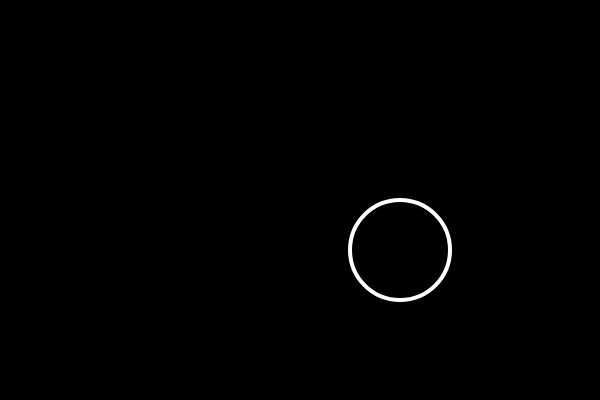
Frame 1 (no input)
Frame 60 (no input): identical to frame 1, image omitted
Frame 120 (the mouse pressed at the canvas centre since frame 60): identical to frame 1, image omitted

The p5.js sketch that drew this single still picture (run headless with seeded random() and noise() and a simulated clock; from frame 60 on, the mouse is pressed at the canvas centre):

// p5.js sketch
// ── sketch.js
/*
12_booleanMouseIsPressed
Lisa Jiang May 2017
*/

function setup() {
  createCanvas(600, 400);
}

function draw() {
  background(0);//black
  stroke(255);//white
  strokeWeight(4);//ellipse stroke weight
  noFill();//circle originally no filll
  
  if(mouseX> 300 && mouseX <400 && mouseY > 200 && mouseY <300){
    if(mouseIsPressed){
      background(0, 0, 255);//changed from turning  green to blue when mouse is pressed
    }
      fill(255, 0, 200);//turns pink when mouse is pressed
  }
      ellipse(400, 250, 100, 100);//changed from squre to circle, circle x is midpoint so had to change x from 300 to 400
  
}
